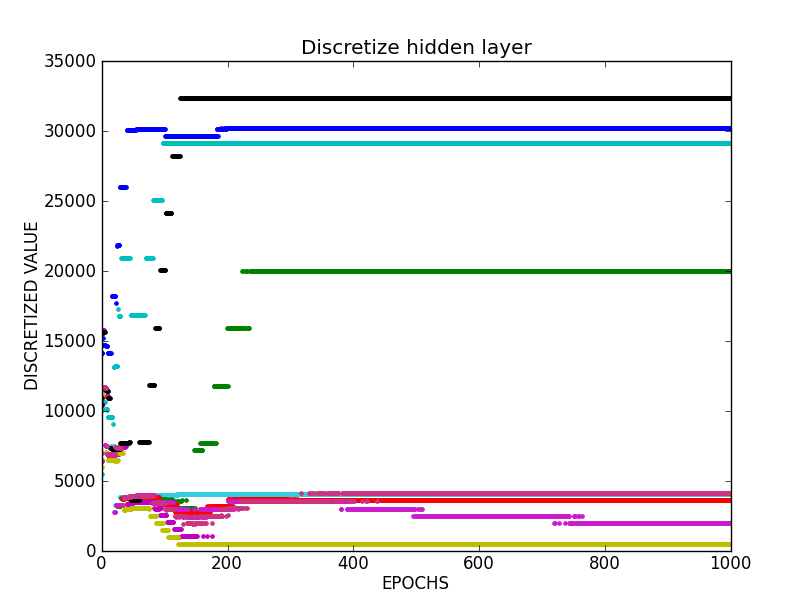

Generate this figure with Python:
# -*- coding: UTF-8 -*-
'''
Created on 22 March 2012

@author: Matthieu Zimmer

Article implementation
'''

from multilayerp import MultilayerPerceptron
from random import shuffle
import matplotlib.pyplot as plt
from data import DataFile
from mpl_toolkits.mplot3d import Axes3D
from utils import index_max


def nbdis(nb):
    if(nb <= 0.25):
        return 0
    elif(nb <= 0.5):
        return 1
    elif(nb <= 0.75):
        return 2
    else:
        return 3
    
def discretis(ll):
    s = 0
    for i in range(5):
        s += (4**i)*nbdis(ll[i])
    return s

if __name__ == '__main__':
    mode = MultilayerPerceptron.R0to1
    nbr_network = 5
    momentum = 0.9
    lrate = 0.1
    nbShape = 10
    nbEpoch = 1000
    display_interval = range(nbEpoch)[::6]
    
    
    #create all networks
    networks = [{} for _ in range(nbr_network)]
    
    for i in range(nbr_network):
        first_order = MultilayerPerceptron(20, 5, 10, learning_rate=lrate, momentum=momentum, grid=mode)
        high_order_10 = MultilayerPerceptron(5, 10, 35, learning_rate=lrate, momentum=momentum, grid=mode)
        
        networks[i] = {'first_order' : first_order,
                        'high_order_10' : high_order_10}

    #create inputs/outputs to learn
    examples = DataFile("digit_shape.txt", mode)


    #3 curves
    dis = [[0 for _ in range(nbEpoch)] for _ in range(nbShape)]
    div = [[0 for _ in range(nbEpoch)] for _ in range(nbShape)]
    valid = [[] for _ in range(10)]

    #learning
    for epoch in range(nbEpoch):
        for network in networks:
            l_exx = list(range(nbShape))
            shuffle(l_exx)
            for ex in l_exx:              
                #RMS
                network['first_order'].calc_ME(
                                            examples.inputs[ex],
                                            examples.outputs[ex])
                
                entire_first_order = examples.inputs[ex] + \
                                     network['first_order'].stateHiddenNeurons + \
                                     network['first_order'].stateOutputNeurons
                
                network['high_order_10'].calc_ME_range(
                                            network['first_order'].stateHiddenNeurons,
                                             entire_first_order, 25, 35)

                im = index_max(examples.outputs[ex])
                div[im][epoch] += 1
                dis[im][epoch] += discretis(network['first_order'].stateHiddenNeurons)
                
                if(len(valid[im]) == 0):
                    valid[im].append(epoch)
                elif(valid[im][len(valid[im])-1] != epoch):
                    valid[im].append(epoch)

                #learn
                network['high_order_10'].train(network['first_order'].stateHiddenNeurons,
                                               entire_first_order)
                network['first_order'].train(examples.inputs[ex],
                                             examples.outputs[ex])
            
        print(epoch)
    
    #divided by the number of networks
    for i in range(10):
        for j in range(nbEpoch):
            if(div[i][j] != 0):
                dis[i][j] /= div[i][j]
    
    fig = plt.figure()
    ax = fig.add_subplot(111, projection='3d')
    
    colors =[(0.2, 0.8, 0.88), 'b', 'g', 'r', 'c', 'm', 'y', 'k', (0.8,0.1,0.8), (0.8,0.2,0.5)]
    #displays
    for j in range(10):
        ax.scatter([dis[j][k] for k in valid[j]], [j] * len(valid[j]), valid[j], color=colors[j], marker='x')

    ax.set_xlabel('DISCRETIZED VALUE')
    ax.set_ylabel('SHAPE')
    ax.set_zlabel('EPOCH')
    plt.show()

    
    plt.figure()
    plt.title('Discretize hidden layer')
    plt.ylabel('DISCRETIZED VALUE')
    plt.xlabel("EPOCHS")
    
    
    for j in range(nbShape):
        plt.plot(valid[j], [dis[j][k] for k in valid[j]], '.', color=colors[j])

    plt.show()
    
